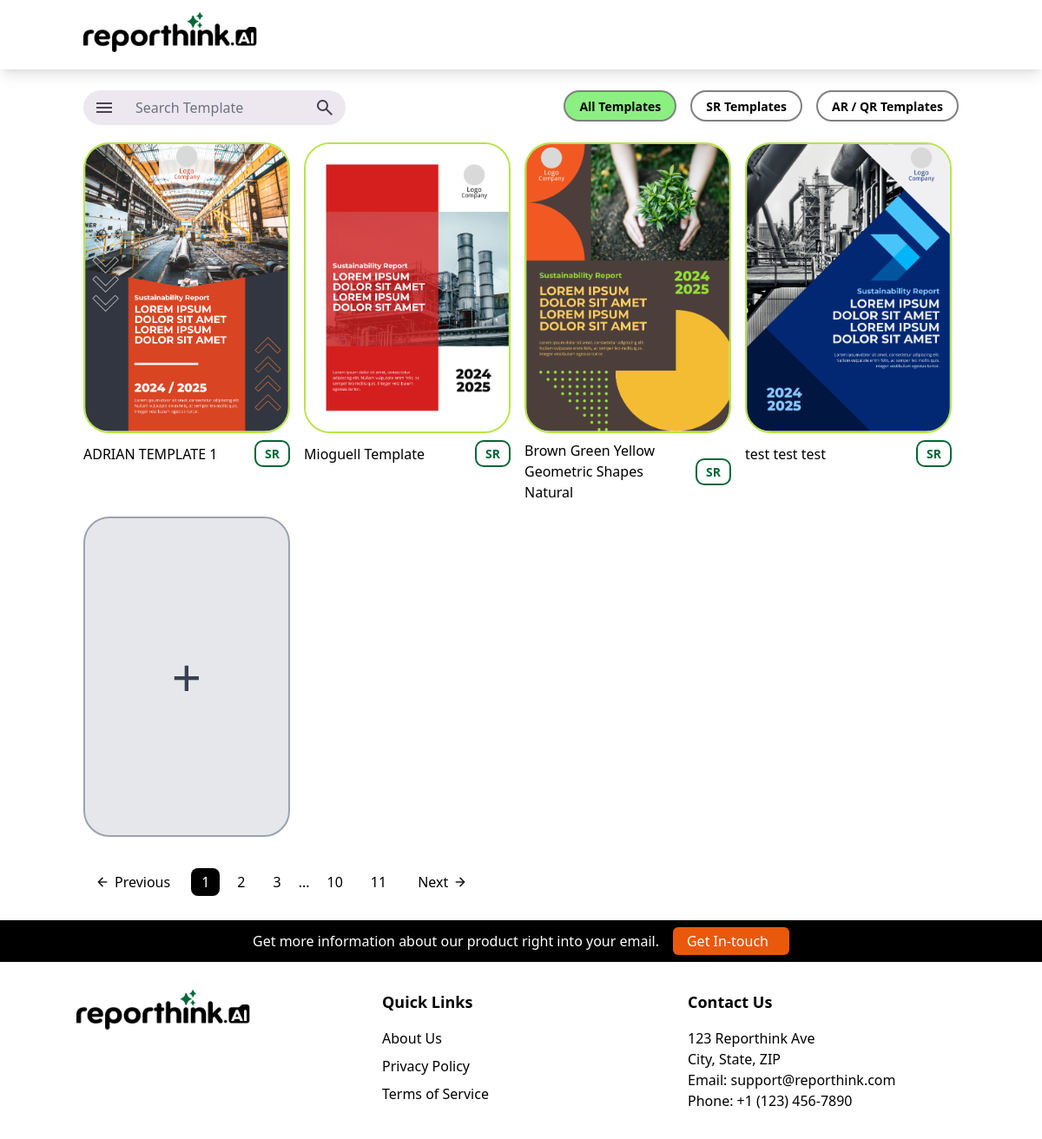
The app's page /, older data.
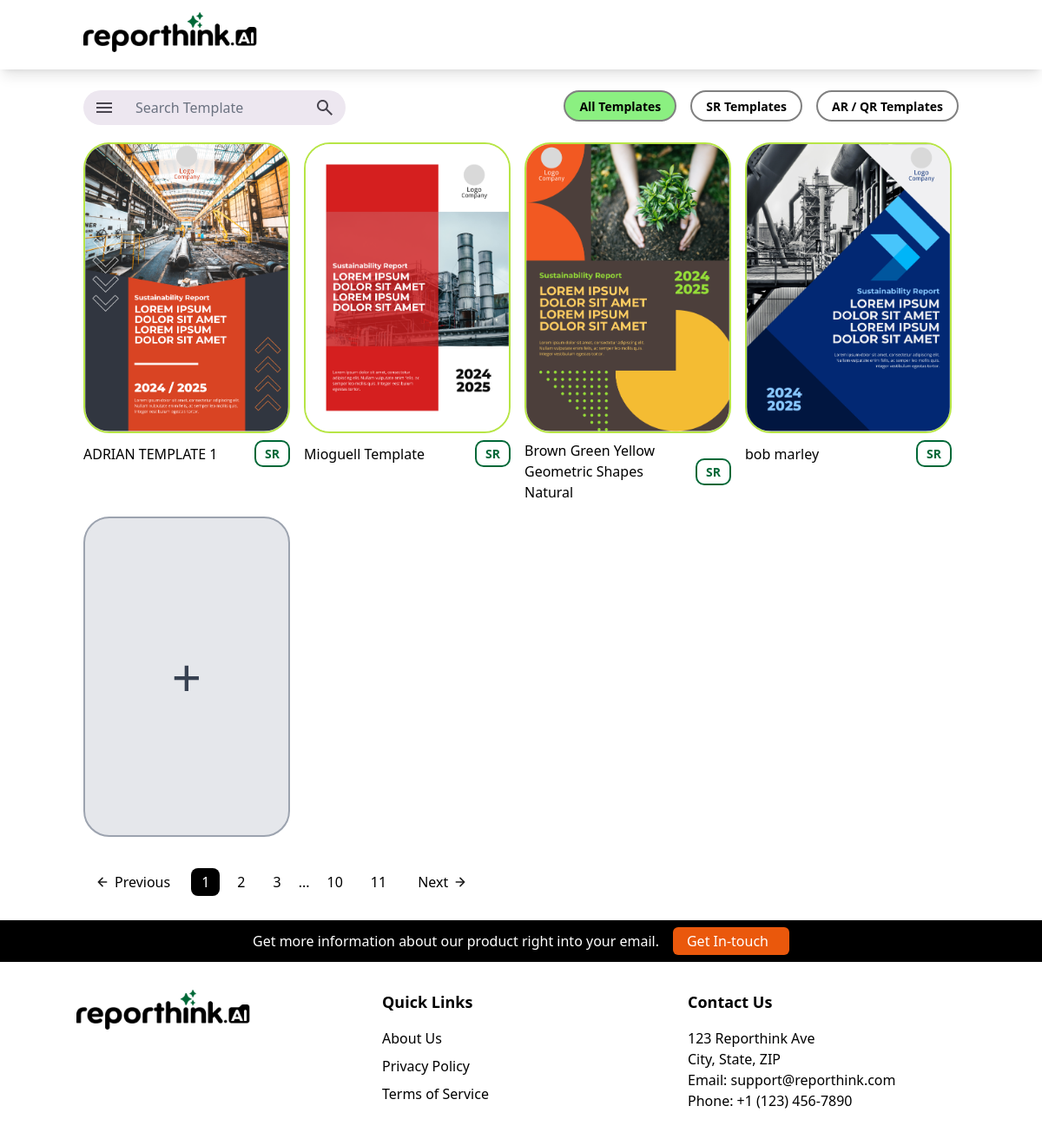
The same page, newer data.
### Template_Editor_App/models.py (models this page shows, shortened)
class Template(models.Model):
    name = models.CharField(max_length=255)
    cover_part = models.ForeignKey(
        'TemplatePart',
        on_delete=models.SET_NULL,
        null=True,
        blank=True,
        related_name='used_as_cover_for'
    )

class TemplatePart(models.Model):
    template = models.ForeignKey(Template, on_delete=models.CASCADE, related_name='parts')
    name = models.CharField(max_length=255, blank=True)
    html_file = models.FileField(upload_to='templates_parts/html/')
    thumbnail = models.ImageField(upload_to='templates_parts/thumbnails/')

### Template_Editor_App/views.py (the view)
# urls.py: path("", views.index, name="index"),
def index(request):
    templates = Template.objects.all()
    first_template_id = templates.first().id if templates.exists() else None
    return render(request, 'index.html', {
        'templates': templates,
        'template_form': TemplateForm(),
        'template_part_form': TemplatePartForm(),
        'some_template_id': first_template_id,  # Kirim ke template
    })

### Template_Editor_App/forms.py
class TemplateForm(forms.ModelForm):
    class Meta:
        model = Template
        fields = ['name']  # Only ask for name initially
        widgets = {
            'name': forms.TextInput(attrs={'placeholder': 'Enter template name'}),
        }

class TemplatePartForm(forms.ModelForm):
    class Meta:
        model = TemplatePart
        fields = ['html_file', 'thumbnail']

### Template_Editor_App/templates/index.html (shortened to what the changed rows need)
{% extends 'base.html' %} {% block content %}
<body>
  <div class="bg-top bg-no-repeat bg-cover min-h-[50vh]">
    <div class="flex flex-col px-6 my-6 md:px-24">
      <div
        class="grid grid-cols-2 md:grid-cols-4 gap-4 mt-5 max-h-[80vh] overflow-y-auto pr-2"
      >
        {% for template in templates %} {% if template.cover_part %}
        <div
          class="flex flex-col w-full md:max-w-[341px] aspect-[341/529] transition-transform duration-200 ease-in-out hover:scale-[98%]"
        >
          <a href="{% url 'choose_template' %}?selected_id={{ template.id }}">
            <div class="font-bold w-full h-full">
              <img
                src="{{ template.cover_part.thumbnail.url }}"
                alt="Thumbnail for {{ template.name }}"
                class="h-full w-full object-cover rounded-[30px] border-[#B7E546] border-2"
              />
            </div>
          </a>
          <div class="flex w-full items-center mt-2 text-[16px] text-black">
            {{ template.name }}
            <div
              class="flex ml-auto border-2 rounded-[10px] border-[#006837] text-[#006837] justify-center items-center py-[3px] px-[10px] text-[14px] font-bold"
            >
              SR
            </div>
          </div>
        </div>
        {% endif %} {% endfor %}
      </div>
    </div>
  </div>
</body>
{% endblock %}

Row changes from the older to the newer data that the page shows:
removed Template: cover_part.thumbnail (picture), name "test test test"
added Template: cover_part.thumbnail (picture), name "bob marley"
